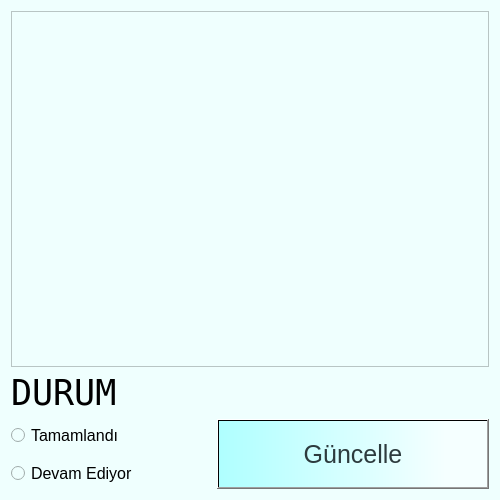
<?xml version="1.0" encoding="UTF-8"?>
<ui version="4.0">
 <class>Dialog</class>
 <widget class="QDialog" name="Dialog">
  <property name="geometry">
   <rect>
    <x>0</x>
    <y>0</y>
    <width>500</width>
    <height>500</height>
   </rect>
  </property>
  <property name="minimumSize">
   <size>
    <width>500</width>
    <height>500</height>
   </size>
  </property>
  <property name="maximumSize">
   <size>
    <width>500</width>
    <height>500</height>
   </size>
  </property>
  <property name="windowTitle">
   <string>Güncelle</string>
  </property>
  <property name="styleSheet">
   <string notr="true">background-color: rgb(239, 255, 254);</string>
  </property>
  <layout class="QVBoxLayout" name="verticalLayout_4">
   <item>
    <layout class="QVBoxLayout" name="verticalLayout_2">
     <item>
      <layout class="QVBoxLayout" name="verticalLayout">
       <item>
        <widget class="QPlainTextEdit" name="txt_detail">
         <property name="enabled">
          <bool>false</bool>
         </property>
         <property name="font">
          <font>
           <pointsize>20</pointsize>
          </font>
         </property>
         <property name="styleSheet">
          <string notr="true"/>
         </property>
         <property name="plainText">
          <string/>
         </property>
        </widget>
       </item>
       <item>
        <widget class="QLabel" name="label">
         <property name="minimumSize">
          <size>
           <width>100</width>
           <height>40</height>
          </size>
         </property>
         <property name="maximumSize">
          <size>
           <width>250</width>
           <height>40</height>
          </size>
         </property>
         <property name="font">
          <font>
           <family>NSimSun</family>
           <pointsize>26</pointsize>
           <underline>false</underline>
          </font>
         </property>
         <property name="text">
          <string>DURUM</string>
         </property>
         <property name="alignment">
          <set>Qt::AlignLeading|Qt::AlignLeft|Qt::AlignVCenter</set>
         </property>
        </widget>
       </item>
       <item>
        <layout class="QHBoxLayout" name="horizontalLayout">
         <item>
          <layout class="QVBoxLayout" name="verticalLayout_3">
           <item>
            <widget class="QRadioButton" name="radio_tamalandi">
             <property name="minimumSize">
              <size>
               <width>0</width>
               <height>0</height>
              </size>
             </property>
             <property name="maximumSize">
              <size>
               <width>200</width>
               <height>200</height>
              </size>
             </property>
             <property name="font">
              <font>
               <pointsize>12</pointsize>
               <kerning>true</kerning>
              </font>
             </property>
             <property name="text">
              <string>Tamamlandı</string>
             </property>
             <property name="iconSize">
              <size>
               <width>50</width>
               <height>50</height>
              </size>
             </property>
            </widget>
           </item>
           <item>
            <widget class="QRadioButton" name="radio_devam_ediyor">
             <property name="minimumSize">
              <size>
               <width>0</width>
               <height>0</height>
              </size>
             </property>
             <property name="maximumSize">
              <size>
               <width>200</width>
               <height>200</height>
              </size>
             </property>
             <property name="font">
              <font>
               <pointsize>12</pointsize>
               <kerning>true</kerning>
              </font>
             </property>
             <property name="text">
              <string>Devam Ediyor</string>
             </property>
             <property name="iconSize">
              <size>
               <width>50</width>
               <height>50</height>
              </size>
             </property>
            </widget>
           </item>
          </layout>
         </item>
         <item>
          <widget class="QPushButton" name="btn_guncelle">
           <property name="minimumSize">
            <size>
             <width>100</width>
             <height>70</height>
            </size>
           </property>
           <property name="font">
            <font>
             <pointsize>19</pointsize>
            </font>
           </property>
           <property name="styleSheet">
            <string notr="true">background-color: qlineargradient(spread:reflect, x1:0, y1:0, x2:1, y2:0, stop:0 rgba(175, 255, 255, 255), stop:0.845771 rgba(245, 255, 255, 255));
color: rgb(45, 59, 62);
</string>
           </property>
           <property name="text">
            <string>Güncelle</string>
           </property>
           <property name="shortcut">
            <string/>
           </property>
          </widget>
         </item>
        </layout>
       </item>
      </layout>
     </item>
    </layout>
   </item>
  </layout>
 </widget>
 <resources/>
 <connections/>
</ui>
